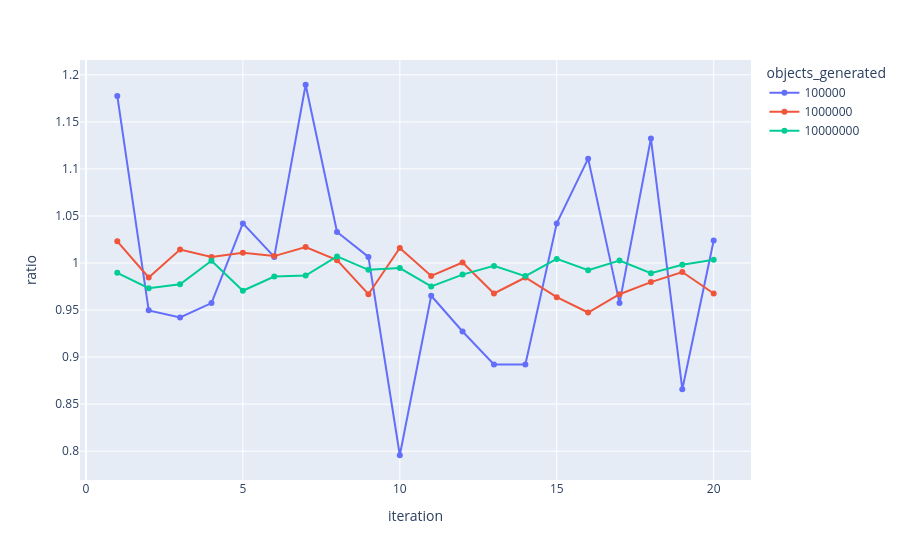

The notebook cell saved with this chart:
### Code cell
df_uniform = df[df['transformation_type'] == 'uniform_aewM']
fig = px.line(df_uniform, x=' iteration', y='ratio', color='objects_generated', markers=True)
fig.show()

### Figure 1 — Plotly figure (JSON) as saved in the notebook; plotly's stock layout.template omitted (floating-point values rounded to 4 significant figures)
{"data": [{"hovertemplate": "objects_generated=100000<br> iteration=%{x}<br>ratio=%{y}<extra></extra>", "legendgroup": "100000", "line": {"color": "#636efa", "dash": "solid"}, "marker": {"symbol": "circle"}, "mode": "lines+markers", "name": "100000", "orientation": "v", "showlegend": true, "type": "scatter", "x": [1, 2, 3, 4, 5, 6, 7, 8, 9, 10, 11, 12, 13, 14, 15, 16, 17, 18, 19, 20], "xaxis": "x", "y": [1.178, 0.9497, 0.9421, 0.9574, 1.042, 1.006, 1.189, 1.033, 1.006, 0.7957, 0.9652, 0.9272, 0.8921, 0.8921, 1.042, 1.111, 0.9574, 1.132, 0.8659, 1.024], "yaxis": "y"}, {"hovertemplate": "objects_generated=1000000<br> iteration=%{x}<br>ratio=%{y}<extra></extra>", "legendgroup": "1000000", "line": {"color": "#EF553B", "dash": "solid"}, "marker": {"symbol": "circle"}, "mode": "lines+markers", "name": "1000000", "orientation": "v", "showlegend": true, "type": "scatter", "x": [1, 2, 3, 4, 5, 6, 7, 8, 9, 10, 11, 12, 13, 14, 15, 16, 17, 18, 19, 20], "xaxis": "x", "y": [1.023, 0.9846, 1.014, 1.006, 1.011, 1.007, 1.017, 1.003, 0.9668, 1.016, 0.9863, 1.0, 0.9676, 0.9846, 0.9637, 0.9474, 0.9668, 0.9797, 0.9904, 0.9676], "yaxis": "y"}, {"hovertemplate": "objects_generated=10000000<br> iteration=%{x}<br>ratio=%{y}<extra></extra>", "legendgroup": "10000000", "line": {"color": "#00cc96", "dash": "solid"}, "marker": {"symbol": "circle"}, "mode": "lines+markers", "name": "10000000", "orientation": "v", "showlegend": true, "type": "scatter", "x": [1, 2, 3, 4, 5, 6, 7, 8, 9, 10, 11, 12, 13, 14, 15, 16, 17, 18, 19, 20], "xaxis": "x", "y": [0.9896, 0.9732, 0.9774, 1.002, 0.9705, 0.9857, 0.9867, 1.007, 0.9927, 0.9946, 0.9751, 0.9877, 0.9969, 0.9861, 1.004, 0.9923, 1.003, 0.9891, 0.9982, 1.004], "yaxis": "y"}], "layout": {"legend": {"title": {"text": "objects_generated"}, "tracegroupgap": 0}, "margin": {"t": 60}, "xaxis": {"anchor": "y", "domain": [0, 1], "title": {"text": " iteration"}}, "yaxis": {"anchor": "x", "domain": [0, 1], "title": {"text": "ratio"}}}}
